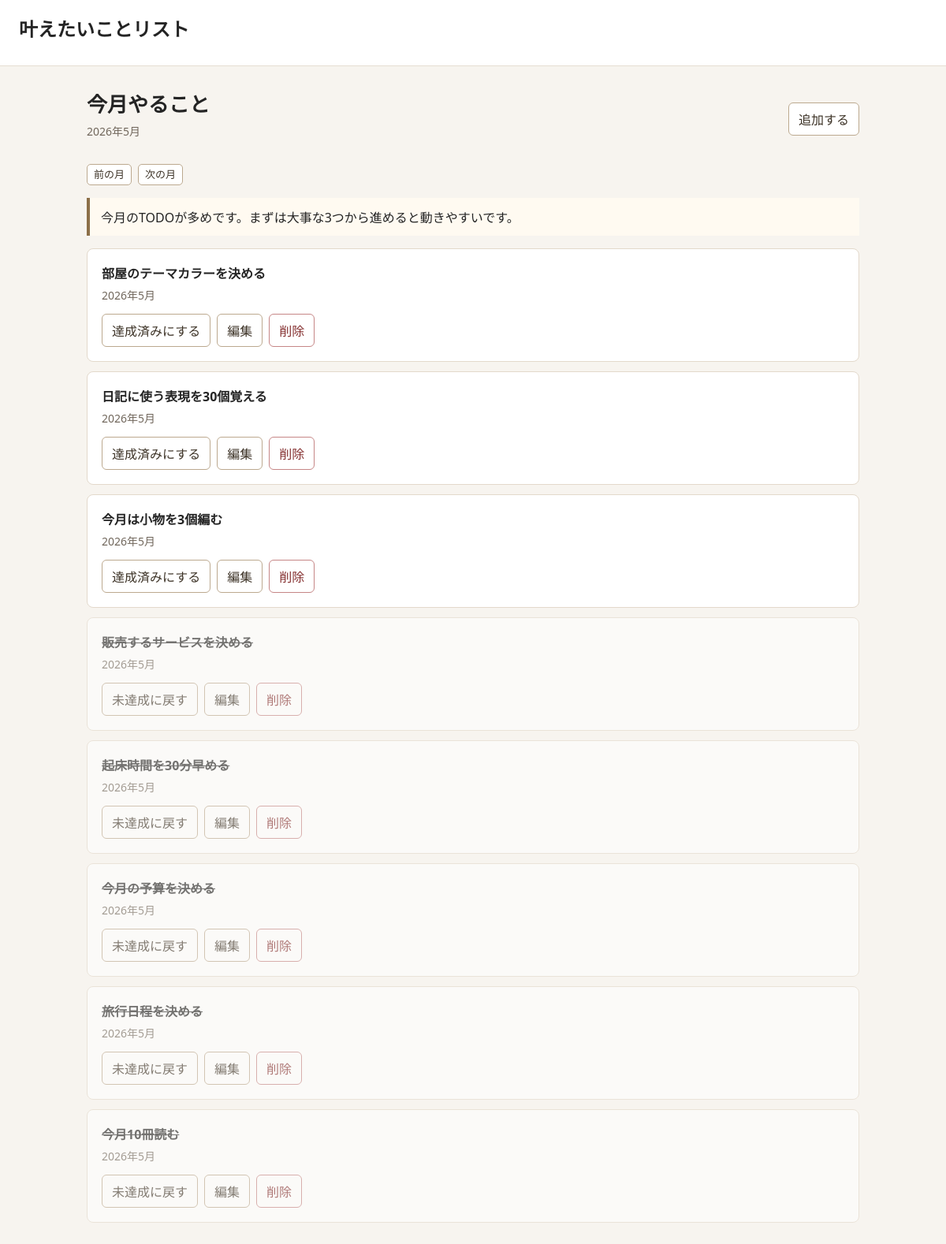
Screenshot of /monthly/?month=2026-05-01 (signed in) with the database file from the repository.
### goals/models.py (models this page shows, shortened)
class MonthlyGoal(models.Model):
    user = models.ForeignKey(
        settings.AUTH_USER_MODEL,
        verbose_name="ユーザー",
        on_delete=models.CASCADE,
        blank=True,
        null=True,
        related_name="monthly_todos",
    )
    month = models.DateField("対象月")
    target_month = models.DateField("対象月", blank=True, null=True)
    title = models.CharField("月の目標", max_length=200)
    yearly_goal = models.ForeignKey(
        YearlyGoal,
        verbose_name="紐づく年間目標",
        on_delete=models.SET_NULL,
        blank=True,
        null=True,
        related_name="monthly_goals",
    )
    is_done = models.BooleanField("達成済み", default=False)
    created_at = models.DateTimeField(auto_now_add=True)
    updated_at = models.DateTimeField(auto_now=True)
    class Meta:
        ordering = ["-target_month", "is_done", "-created_at"]

### goals/views.py (the view)
# urls.py: path("monthly/", views.monthly_goal_list, name="monthly_goal_list"),
@login_required
def monthly_goal_list(request):
    selected_month = month_start_for(selected_date_from_request(request, "month", month_start_for(timezone.localdate())))
    goals = MonthlyGoal.objects.filter(user=request.user, target_month=selected_month)
    return render(request, "goals/monthly_goal_list.html", {
        "goals": goals,
        "selected_month": selected_month,
        "previous_month": add_months(selected_month, -1),
        "next_month": add_months(selected_month, 1),
        "task_count": goals.count(),
    })

### goals/views.py (called while the page is built)
def month_start_for(date_value):
    return date_value.replace(day=1)

def add_months(date_value, months):
    month_index = date_value.month - 1 + months
    year = date_value.year + month_index // 12
    month = month_index % 12 + 1
    return date_value.replace(year=year, month=month, day=1)

def selected_date_from_request(request, name, default):
    value = parse_date(request.GET.get(name, ""))
    return value or default

### goals/templates/goals/monthly_goal_list.html (shortened to what this page needs)
{% extends "goals/base.html" %}
{% block content %}
<div class="page-title">
    <div>
        <h2>今月やること</h2>
        <p class="meta">{{ selected_month|date:"Y年n月" }}</p>
    </div>
    <a class="button" href="{% url 'goals:monthly_goal_add' %}">追加する</a>
</div>
<div class="filter-bar">
    <a class="button small-button" href="?month={{ previous_month|date:'Y-m-d' }}">前の月</a>
    <a class="button small-button" href="?month={{ next_month|date:'Y-m-d' }}">次の月</a>
</div>
{% if task_count > 3 %}
    <p class="notice">今月のTODOが多めです。まずは大事な3つから進めると動きやすいです。</p>
{% endif %}
{% include "goals/partials/monthly_goals.html" with goals=goals show_actions=True %}
{% endblock %}

### goals/templates/goals/partials/monthly_goals.html
{% for goal in goals %}
    <article class="item {% if goal.is_done %}done{% endif %}">
        <div class="item-title">{{ goal.title }}</div>
        <p class="meta">{{ goal.target_month|date:"Y年n月" }}</p>
        <div class="actions">
            <a class="button" href="{% url 'goals:toggle_done' 'monthly' goal.pk %}">
                {% if goal.is_done %}未達成に戻す{% else %}達成済みにする{% endif %}
            </a>
            {% if show_actions %}
                <a class="button" href="{% url 'goals:monthly_goal_edit' goal.pk %}">編集</a>
                <a class="button danger" href="{% url 'goals:monthly_goal_delete' goal.pk %}">削除</a>
            {% endif %}
        </div>
    </article>
{% empty %}
    <p class="notice">まだ月TODOがありません。</p>
{% endfor %}

### goals/templates/goals/base.html (style rules this page uses)
body { margin: 0; color: #242424; background: #f7f4ef; font-family: system-ui, -apple-system, BlinkMacSystemFont, "Segoe UI", sans-serif; }
nav a, .button, .user-menu summary { display: inline-block; border: 1px solid #bca98f; border-radius: 6px; padding: 8px 12px; color: #3d3327; background: #ffffff; text-decoration: none; cursor: pointer; font: inherit; }
.page-title { display: flex; align-items: center; justify-content: space-between; gap: 16px; margin-bottom: 18px; }
.page-title h2 { margin: 0; font-size: 26px; }
.panel, .item, form.form-box { border: 1px solid #e3d9cb; border-radius: 8px; background: #ffffff; padding: 18px; }
.item { margin-bottom: 12px; }
.item.done { opacity: 0.62; }
.item.done .item-title { text-decoration: line-through; }
.item-title { font-weight: 700; }
.meta { color: #71675c; font-size: 14px; margin-top: 6px; }
.actions { display: flex; flex-wrap: wrap; gap: 8px; margin-top: 12px; }
.danger { border-color: #c68686; color: #842f2f; }
.small-button { border-radius: 5px; padding: 4px 8px; font-size: 13px; line-height: 1.3; }
.filter-bar { display: flex; flex-wrap: wrap; gap: 8px; align-items: center; margin: 0 0 12px; }
.notice { border-left: 4px solid #8c6f48; background: #fffaf1; padding: 12px 14px; margin-bottom: 16px; }

### rows the page displays
MonthlyGoal: title "部屋のテーマカラーを決める", target_month "2026年5月", is_done "達成済みにする"
MonthlyGoal: title "日記に使う表現を30個覚える", target_month "2026年5月", is_done "達成済みにする"
MonthlyGoal: title "今月は小物を3個編む", target_month "2026年5月", is_done "達成済みにする"
MonthlyGoal: title "販売するサービスを決める", target_month "2026年5月", is_done "未達成に戻す"
MonthlyGoal: title "起床時間を30分早める", target_month "2026年5月", is_done "未達成に戻す"
MonthlyGoal: title "今月の予算を決める", target_month "2026年5月", is_done "未達成に戻す"
MonthlyGoal: title "旅行日程を決める", target_month "2026年5月", is_done "未達成に戻す"
MonthlyGoal: title "今月10冊読む", target_month "2026年5月", is_done "未達成に戻す"

### other values shown
{{ selected_month|date:"Y年n月" }} "2026年5月"
